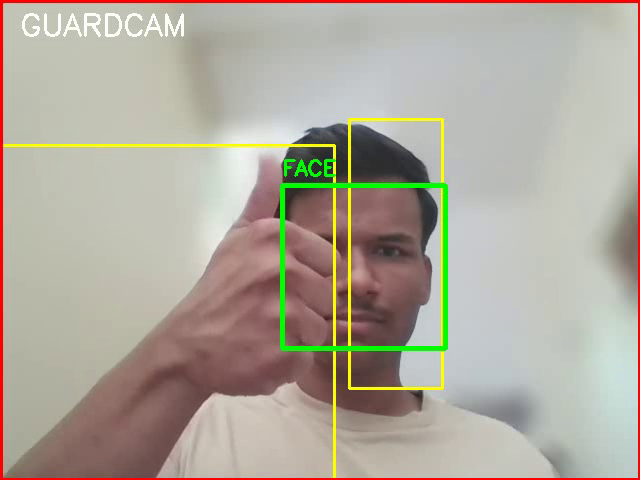
#> input picture frame 61 of Videos/video_20260627_112316.mp4, 640 x 480 px, given in place of the camera
$ python main.py
#> lines starting #> are read from the running program, lines starting #| are printed output that depends on the picture; after the words box and inside, x2 and y2 are one past the last pixel; in counts of white or black regions, pixels touching at a corner belong together
### motion_detector.py
import cv2


class MotionDetector:

    def __init__(self):

        self.background = cv2.createBackgroundSubtractorMOG2(
            history=500,
            varThreshold=40,
            detectShadows=False
        )

    def detect_motion(self, frame):

        mask = self.background.apply(frame)

        kernel = cv2.getStructuringElement(
            cv2.MORPH_RECT,
            (5, 5)
        )

        mask = cv2.morphologyEx(
            mask,
            cv2.MORPH_OPEN,
            kernel
        )

        mask = cv2.dilate(
            mask,
            kernel,
            iterations=2
        )

        contours, _ = cv2.findContours(
            mask,
            cv2.RETR_EXTERNAL,
            cv2.CHAIN_APPROX_SIMPLE
        )

        motion = False
        boxes = []

        for contour in contours:

            area = cv2.contourArea(contour)

            if area < 5000:
                continue

            x, y, w, h = cv2.boundingRect(contour)

            if w < 70 or h < 70:
                continue

            aspect_ratio = w / h

            if aspect_ratio > 2.5 or aspect_ratio < 0.3:
                continue

            motion = True

            boxes.append((x, y, w, h))

        return motion, boxes

### face_detector.py
import cv2


class FaceDetector:

    def __init__(self):

        self.face_cascade = cv2.CascadeClassifier(
            cv2.data.haarcascades +
            "haarcascade_frontalface_default.xml"
        )

    def detect_faces(self, frame):

        gray = cv2.cvtColor(
            frame,
            cv2.COLOR_BGR2GRAY
        )

        faces = self.face_cascade.detectMultiScale(
            gray,
            scaleFactor=1.1,
            minNeighbors=5,
            minSize=(60, 60)
        )

        return faces

### recorder.py
import cv2
from datetime import datetime


class VideoRecorder:

    def __init__(self):
        self.recording = False
        self.writer = None

    # [26 lines left out: functions start, write, not called in this run]

    def stop(self):

        if self.recording:
            self.writer.release()
            self.writer = None
            self.recording = False
            print("Recording Stopped")

### utils.py
import cv2
import os
from datetime import datetime


def create_folders():
    os.makedirs("Snapshots", exist_ok=True)
    os.makedirs("Videos", exist_ok=True)


def get_timestamp():
    return datetime.now().strftime("%d-%m-%Y %H:%M:%S")


def get_filename():
    return datetime.now().strftime("%Y%m%d_%H%M%S")


# [4 lines left out: function save_snapshot, not called in this run]

### main.py
import cv2
import time
from motion_detector import MotionDetector
from face_detector import FaceDetector
from recorder import VideoRecorder
from utils import create_folders, get_timestamp, save_snapshot

create_folders()

motion_detector = MotionDetector()
face_detector = FaceDetector()
recorder = VideoRecorder()

camera = cv2.VideoCapture(0)

if not camera.isOpened():
    print("Unable to access webcam.")
    exit()

cv2.namedWindow("GuardCam", cv2.WINDOW_NORMAL)
cv2.resizeWindow("GuardCam", 900, 600)

ret, frame = camera.read()
#> frame is the input picture: shape (480, 640, 3); mean B, G, R 155.6, 168.5, 175.7

if not ret:
    print("Unable to read camera.")
    camera.release()
    exit()

frame_height, frame_width = frame.shape[:2]
#> frame_height = 480; frame_width = 640

snapshot_taken = False
last_motion_time = 0

while True:

    ret, frame = camera.read()
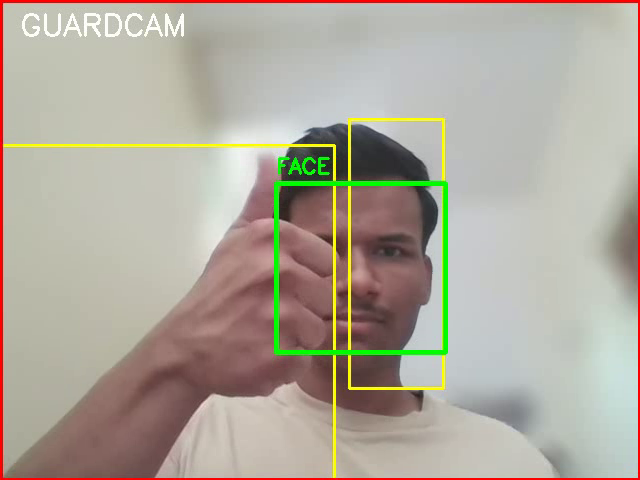
#> input picture frame 62 of Videos/video_20260627_112316.mp4, 640 x 480 px, given in place of the camera
#> frame is the input picture: shape (480, 640, 3); mean B, G, R 155.5, 168.3, 175.5

    if not ret:
        break

    motion_detected, motion_boxes = motion_detector.detect_motion(frame)
#> in detect_motion, `mask = self.background.apply(frame)`: mask: shape (480, 640); every value is 255
#> in detect_motion, `contours, _ = cv2.findContours( mask, cv2.RETR_EXTERNAL, cv2.CHAIN_APP..`: contours = [[[0, 0], [0, 479], [639, 479], [639, 0]]]
#> the loop in detect_motion, `for contour in contours: ` made 1 pass
#> (contour, area, x, y, w, h, aspect_ratio, motion) on pass 1: ([[0, 0], [0, 479], [639, 479], [639, 0]], 306081, 0, 0, 640, 480, 1.33, True)
#> after the loop in detect_motion, `for contour in contours:`: boxes = [(0, 0, 640, 480)]
#> motion_detected = True; motion_boxes = [(0, 0, 640, 480)]

    faces = face_detector.detect_faces(frame)
#> in detect_faces, `gray = cv2.cvtColor( frame, cv2.COLOR_BGR2GRAY )`:
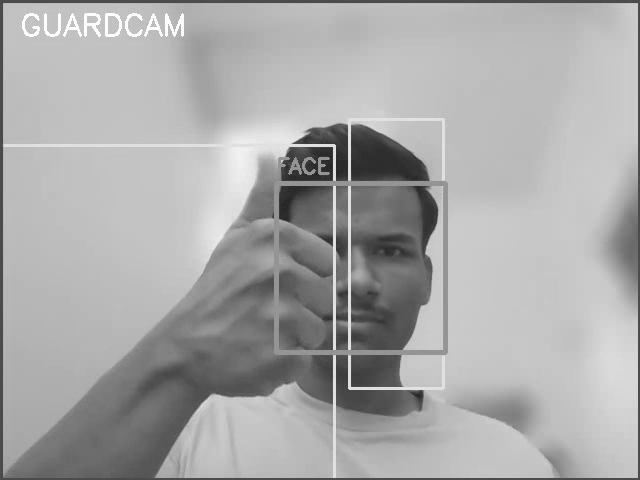
#> gray: shape (480, 640); min 33, max 255, mean 169
#> in detect_faces, `faces = self.face_cascade.detectMultiScale( gray, scaleFactor=1.1, min..`: faces = ()
#> faces = ()

    person_detected = motion_detected and len(faces) > 0
#> person_detected = False

    for x, y, w, h in motion_boxes:

        cv2.rectangle(frame, (x, y), (x + w, y + h), (0, 255, 255), 2)
#> this loop made 1 pass
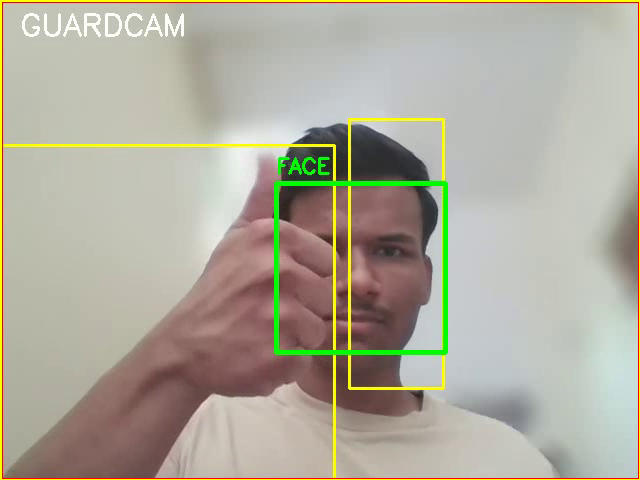
#> frame: shape (480, 640, 3); 1.09% of pixels changed, all inside (x1, y1, x2, y2) = (0, 0, 640, 480)

    for x, y, w, h in faces:

        cv2.rectangle(frame, (x, y), (x + w, y + h), (0, 255, 0), 3)

        cv2.putText(
            frame, "FACE", (x, y - 10), cv2.FONT_HERSHEY_SIMPLEX, 0.7, (0, 255, 0), 2
        )
#> this loop made 0 passes

    cv2.putText(
        frame, "GUARDCAM", (20, 35), cv2.FONT_HERSHEY_SIMPLEX, 1, (255, 255, 255), 2
    )
#> frame: shape (480, 640, 3); 0.45% of pixels changed, all inside (x1, y1, x2, y2) = (22, 13, 184, 37)

    if person_detected:

        status = "STATUS : PERSON DETECTED"
        color = (0, 0, 255)

        last_motion_time = time.time()

        cv2.rectangle(frame, (0, 0), (frame.shape[1], frame.shape[0]), (0, 0, 255), 4)

        recorder.start(frame_width, frame_height)
        recorder.write(frame)

    elif motion_detected:

        status = "STATUS : MOTION DETECTED"
        color = (0, 165, 255)

        snapshot_taken = False

        if recorder.recording:

            recorder.write(frame)

            if time.time() - last_motion_time >= 5:
                recorder.stop()

    else:

        status = "STATUS : SAFE"
        color = (0, 255, 0)

        snapshot_taken = False

        if recorder.recording:

            recorder.write(frame)

            if time.time() - last_motion_time >= 5:
                recorder.stop()

    cv2.putText(frame, status, (20, 75), cv2.FONT_HERSHEY_SIMPLEX, 0.8, color, 2)

    cv2.putText(
        frame,
        get_timestamp(),
        (20, 110),
        cv2.FONT_HERSHEY_SIMPLEX,
        0.7,
        (255, 255, 255),
        2,
    )
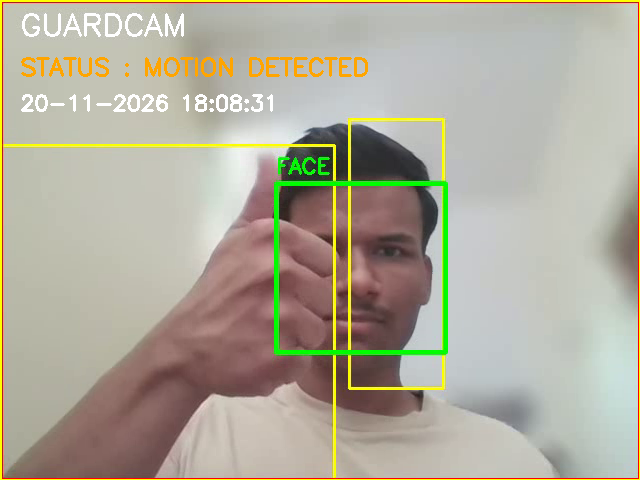
#> frame: shape (480, 640, 3); mean B, G, R 154.5, 171.2, 176.5

    if recorder.recording:

        cv2.circle(frame, (30, 145), 8, (0, 0, 255), -1)

        cv2.putText(
            frame, "REC", (45, 150), cv2.FONT_HERSHEY_SIMPLEX, 0.8, (255, 255, 255), 2
        )

    if person_detected and not snapshot_taken:

        filename = save_snapshot(frame)

        print(f"Snapshot Saved : {filename}")

        snapshot_taken = True

    cv2.imshow("GuardCam", frame)

    if cv2.waitKey(1) & 0xFF == ord("q"):
#> (key q is pressed here)
        break

recorder.stop()
camera.release()
cv2.destroyAllWindows()

$ run again, starting later in the video
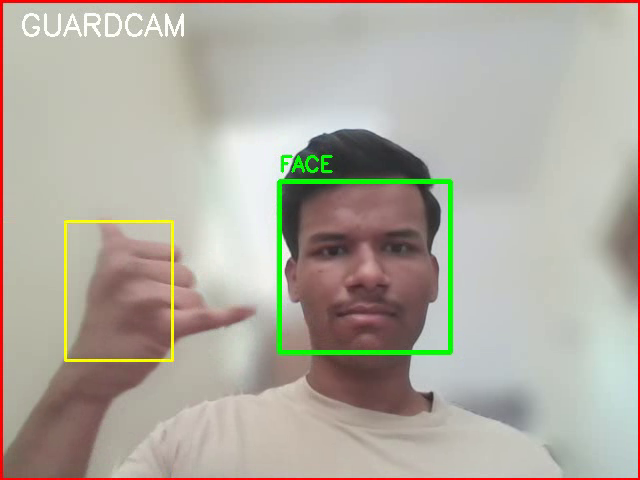
#> input picture frame 274 of Videos/video_20260627_112316.mp4, 640 x 480 px, given in place of the camera
#> frame is the input picture: shape (480, 640, 3); mean B, G, R 160.7, 171.3, 177.1
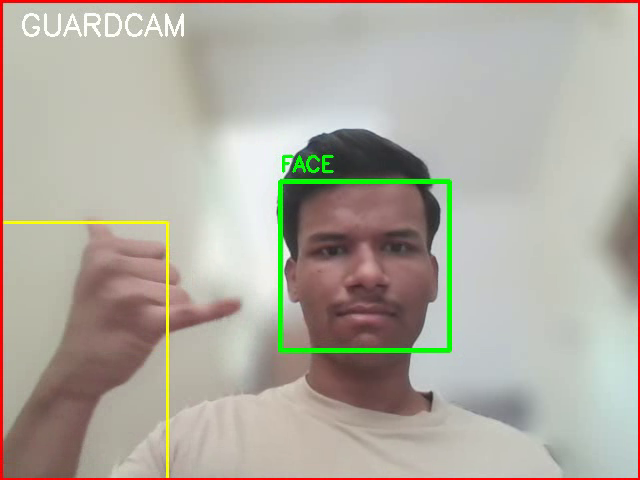
#> input picture frame 275 of Videos/video_20260627_112316.mp4, 640 x 480 px, given in place of the camera
#> frame is the input picture: shape (480, 640, 3); mean B, G, R 160.8, 171.4, 177
#> mask: shape (480, 640); every value is 255
#> contours = [[[0, 0], [0, 479], [639, 479], [639, 0]]]
#> the loop in detect_motion, `for contour in contours: ` made 1 pass
#> (contour, area, x, y, w, h, aspect_ratio, motion) on pass 1: ([[0, 0], [0, 479], [639, 479], [639, 0]], 306081, 0, 0, 640, 480, 1.33, True)
#> after the loop in detect_motion, `for contour in contours:`: boxes = [(0, 0, 640, 480)]
#> motion_detected = True; motion_boxes = [(0, 0, 640, 480)]
#> in detect_faces, `faces = self.face_cascade.detectMultiScale( gray, scaleFactor=1.1, min..`: faces = [[280, 183, 167, 167]]
#> person_detected = True
#> the loop `for x, y, w, h in motion_boxes: ` made 1 pass
#> the loop `for x, y, w, h in faces: ` made 1 pass
#> fourcc = 1983148141
#> `cv2.putText( frame, "REC", (45, 150), cv2.FONT_HERSHEY_SIMPLEX, 0.8, (..`:
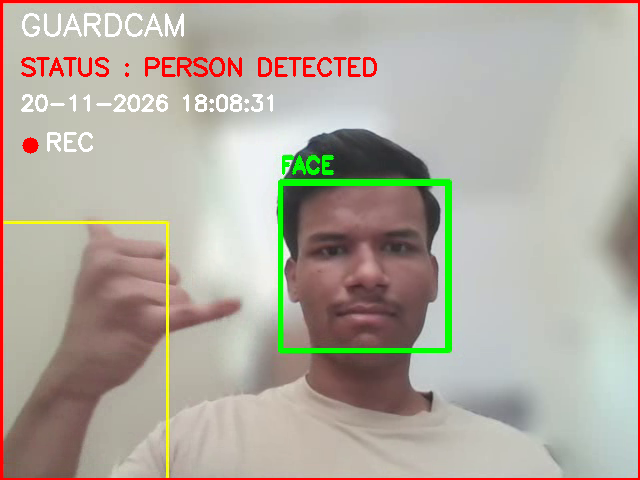
#> frame: shape (480, 640, 3); mean B, G, R 159.2, 170.4, 178
#> filename = 'Snapshots/snapshot_20261120_180831.jpg'
#| Snapshot Saved : Snapshots/snapshot_20261120_180831.jpg

$ run again, starting later in the video
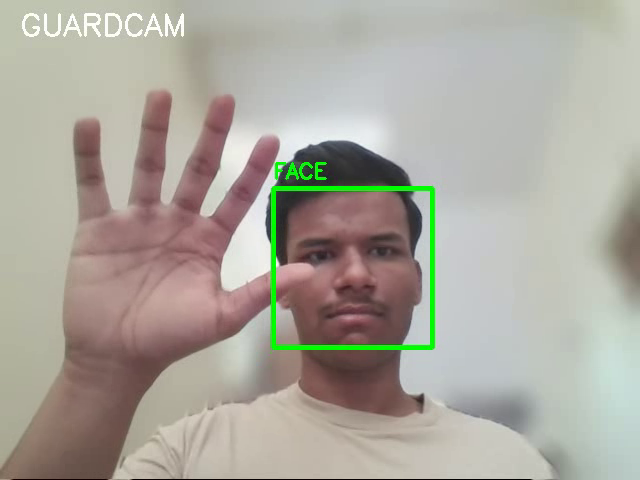
#> input picture frame 488 of Videos/video_20260627_112316.mp4, 640 x 480 px, given in place of the camera
#> frame is the input picture: shape (480, 640, 3); mean B, G, R 157.6, 167.5, 171.6
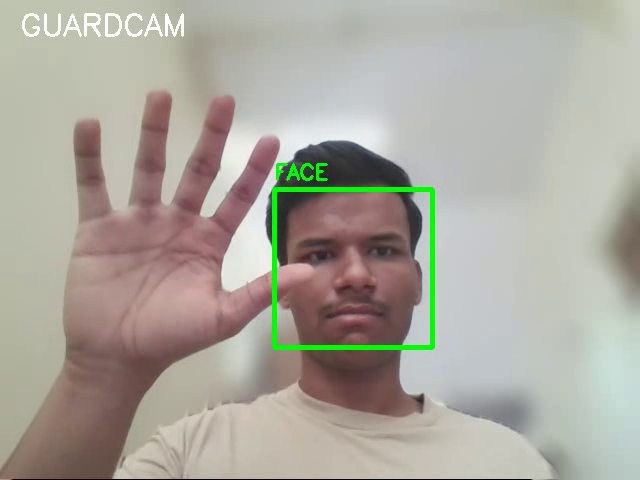
#> input picture frame 489 of Videos/video_20260627_112316.mp4, 640 x 480 px, given in place of the camera
#> frame is the input picture: shape (480, 640, 3); mean B, G, R 157.5, 167.5, 171.6
#> mask: shape (480, 640); every value is 255
#> contours = [[[0, 0], [0, 479], [639, 479], [639, 0]]]
#> the loop in detect_motion, `for contour in contours: ` made 1 pass
#> (contour, area, x, y, w, h, aspect_ratio, motion) on pass 1: ([[0, 0], [0, 479], [639, 479], [639, 0]], 306081, 0, 0, 640, 480, 1.33, True)
#> after the loop in detect_motion, `for contour in contours:`: boxes = [(0, 0, 640, 480)]
#> motion_detected = True; motion_boxes = [(0, 0, 640, 480)]
#> in detect_faces, `faces = self.face_cascade.detectMultiScale( gray, scaleFactor=1.1, min..`: faces = [[276, 190, 156, 156]]
#> person_detected = True
#> the loop `for x, y, w, h in motion_boxes: ` made 1 pass
#> the loop `for x, y, w, h in faces: ` made 1 pass
#> fourcc = 1983148141
#> `cv2.putText( frame, "REC", (45, 150), cv2.FONT_HERSHEY_SIMPLEX, 0.8, (..`:
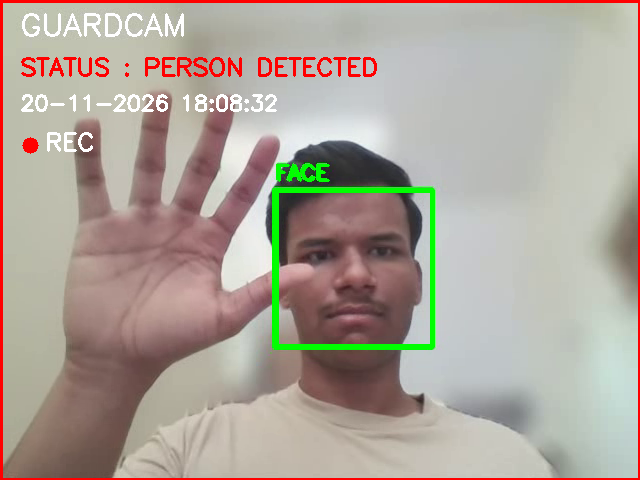
#> frame: shape (480, 640, 3); mean B, G, R 153.6, 163.9, 174
#> filename = 'Snapshots/snapshot_20261120_180832.jpg'
#| Snapshot Saved : Snapshots/snapshot_20261120_180832.jpg
